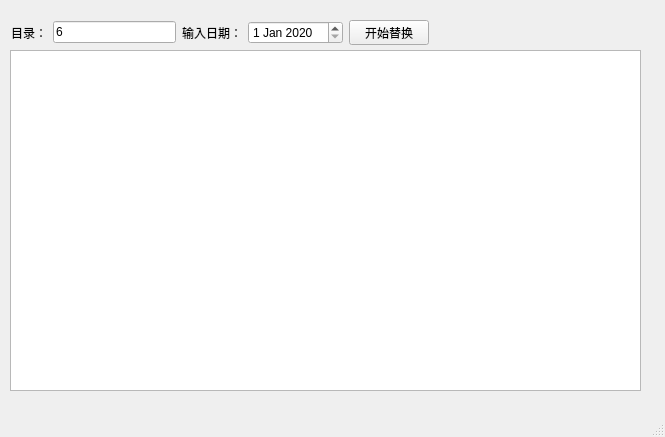
<?xml version="1.0" encoding="UTF-8"?>
<ui version="4.0">
 <class>MainWindow</class>
 <widget class="QMainWindow" name="MainWindow">
  <property name="geometry">
   <rect>
    <x>0</x>
    <y>0</y>
    <width>665</width>
    <height>437</height>
   </rect>
  </property>
  <property name="windowTitle">
   <string>MainWindow</string>
  </property>
  <widget class="QWidget" name="centralwidget">
   <widget class="QPlainTextEdit" name="plainTextEdit">
    <property name="geometry">
     <rect>
      <x>10</x>
      <y>50</y>
      <width>631</width>
      <height>341</height>
     </rect>
    </property>
   </widget>
   <widget class="QWidget" name="">
    <property name="geometry">
     <rect>
      <x>11</x>
      <y>20</y>
      <width>418</width>
      <height>25</height>
     </rect>
    </property>
    <layout class="QHBoxLayout" name="horizontalLayout">
     <item>
      <widget class="QLabel" name="label">
       <property name="text">
        <string>目录：</string>
       </property>
      </widget>
     </item>
     <item>
      <widget class="QLineEdit" name="lineEdit_mulu">
       <property name="text">
        <string>6</string>
       </property>
      </widget>
     </item>
     <item>
      <widget class="QLabel" name="label_2">
       <property name="text">
        <string>输入日期：</string>
       </property>
      </widget>
     </item>
     <item>
      <widget class="QDateEdit" name="dateEdit">
       <property name="dateTime">
        <datetime>
         <hour>0</hour>
         <minute>0</minute>
         <second>0</second>
         <year>2020</year>
         <month>1</month>
         <day>1</day>
        </datetime>
       </property>
      </widget>
     </item>
     <item>
      <widget class="QPushButton" name="ok">
       <property name="text">
        <string>开始替换</string>
       </property>
      </widget>
     </item>
    </layout>
   </widget>
  </widget>
  <widget class="QMenuBar" name="menubar">
   <property name="geometry">
    <rect>
     <x>0</x>
     <y>0</y>
     <width>665</width>
     <height>23</height>
    </rect>
   </property>
  </widget>
  <widget class="QStatusBar" name="statusbar"/>
 </widget>
 <resources/>
 <connections/>
</ui>
